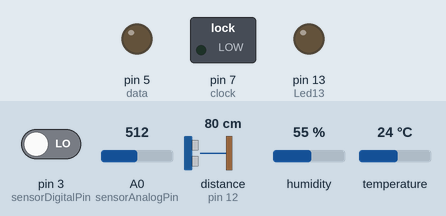
Simulated run of this sketch. Board: Arduino Uno, built with avr-gcc and run on an emulated ATmega328P. Parts: switched loads named in the sketch (green lamp = pin HIGH), output pins drawn as LEDs (lit = HIGH). The test bench sets the inputs (shaded band); at power-on: pin 3 (sensorDigitalPin) LOW, A0 (sensorAnalogPin) = 512, distance to the obstacle (sensor on pin 12) 80 cm, humidity 55 %, temperature 24 °C. The echo pulse lasts 58.3 µs per cm; pins used as bus, display or sensor lines are not drawn; what the sketch prints to the serial monitor is not drawn.

Above: at 2.2 s.
2.3 s: pin 3 (sensorDigitalPin) driven HIGH
At 2.6 s:
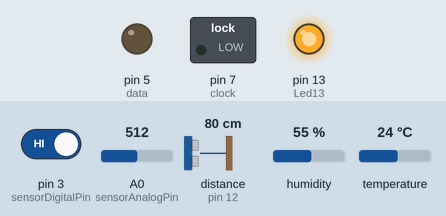
8.6 s: A0 (sensorAnalogPin) set to 111
17.2 s: A0 (sensorAnalogPin) set to 94
Timing chart, 0 to 20.2 s (numbered marks = the images above; inputs shaded):
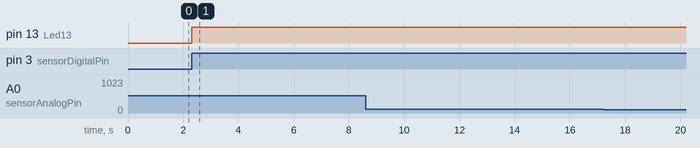

Measured:
- after the input at 2.3 s, pin 13 (Led13): LOW → HIGH at once
- after the input at 8.6 s, every drawn part: stays the same
- after the input at 17.2 s, every drawn part: stays the same

The sketch:

Robotic_Arm.ino
```cpp
#include "IRremote.h"
#include "SR04.h"
#include <dht_nonblocking.h>
#define TRIG_PIN 12
#define ECHO_PIN 11
#define DHT_SENSOR_TYPE DHT_TYPE_11

int receiver = 8; // Signal Pin of IR receiver to Arduino Digital Pin 11
SR04 sr04 = SR04(ECHO_PIN,TRIG_PIN);
long a;

//Temp + humidity
static const int DHT_SENSOR_PIN = 13;
DHT_nonblocking dht_sensor( DHT_SENSOR_PIN, DHT_SENSOR_TYPE );


//IR Remote
IRrecv irrecv(receiver);     // create instance of 'irrecv'
decode_results results;      // create instance of 'decode_results'


//values for sound sensor
int  sensorAnalogPin = A0;    // Select the Arduino input pin to accept the Sound Sensor's analog output
int  sensorDigitalPin = 3;    // Select the Arduino input pin to accept the Sound Sensor's digital output
int  analogValue = 0;         // Define variable to store the analog value coming from the Sound Sensor
int  digitalValue;            // Define variable to store the digital value coming from the Sound Sensor
int  Led13 = 13;              // Define LED port; this is the LED built in to the Arduino (labled L)
                              // When D0 from the Sound Sensor (connnected to pin 7 on the
                              // Arduino) sends High (voltage present), L will light. In practice, you
                              // should see LED13 on the Arduino blink when LED2 on the Sensor is 100% lit.


int latch=6;  //74HC595  pin 9 STCP
int clock=7; //74HC595  pin 10 SHCP
int data=5;   //74HC595  pin 8 DS

unsigned char table[]=
{0x3f,0x06,0x5b,0x4f,0x66,0x6d,0x7d,0x07,0x7f,0x6f,0x77,0x7c
,0x39,0x5e,0x79,0x71,0x00};

// describing Remote IR codes
void translateIR() // takes action based on IR code received
{

  switch(results.value)

  {
  case 0xFFA25D: Serial.println("POWER"); break;
  case 0xFFE21D: Serial.println("FUNC/STOP"); break;
  case 0xFF629D: Serial.println("VOL+"); break;
  case 0xFF22DD: Serial.println("FAST BACK");    break;
  case 0xFF02FD: Serial.println("PAUSE");    break;
  case 0xFFC23D: Serial.println("FAST FORWARD");   break;
  case 0xFFE01F: Serial.println("DOWN");    break;
  case 0xFFA857: Serial.println("VOL-");    break;
  case 0xFF906F: Serial.println("UP");    break;
  case 0xFF9867: Serial.println("EQ");    break;
  case 0xFFB04F: Serial.println("ST/REPT");    break;
  case 0xFF6897: Serial.println("0");    break;
  case 0xFF30CF: Display(1);    break;
  case 0xFF18E7: Display(2);    break;
  case 0xFF7A85: Display(3);    break;
  case 0xFF10EF: Display(4);    break;
  case 0xFF38C7: Display(5);    break;
  case 0xFF5AA5: Display(6);    break;
  case 0xFF42BD: Display(7);    break;
  case 0xFF4AB5: Display(8);    break;
  case 0xFF52AD: Display(9);    break;
  case 0xFFFFFFFF: Serial.println(" REPEAT");break;

  default:
    Serial.println(" other button   ");

  }// End Case

  delay(500); // Do not get immediate repeat


} //END translateIR

void setup()   /*----( SETUP: RUNS ONCE )----*/
{
  Serial.begin(9600);
  Serial.println("IR Receiver Button Decode");
  irrecv.enableIRIn(); // Start the receiver

  pinMode(sensorDigitalPin, INPUT);   //Define pin 7 for digital input for sound
  pinMode(Led13,OUTPUT);              //Define LED13 for digital outpupt for sound

  pinMode(latch,OUTPUT);
  pinMode(clock,OUTPUT);
  pinMode(data,OUTPUT);

  delay(1000);

}/*--(end setup )---*/

void Display(unsigned char num)
{

  digitalWrite(latch,LOW);
  shiftOut(data,clock,MSBFIRST,table[num]);
  digitalWrite(latch,HIGH);

}
/*
 * Poll for a measurement, keeping the state machine alive.  Returns
 * true if a measurement is available.
 */
static bool measure_environment( float *temperature, float *humidity )
{
  static unsigned long measurement_timestamp = millis( );

  /* Measure once every four seconds. */
  if( millis( ) - measurement_timestamp > 3000ul )
  {
    if( dht_sensor.measure( temperature, humidity ) == true )
    {
      measurement_timestamp = millis( );
      return( true );
    }
  }

  return( false );
}

void loop()   /*----( LOOP: RUNS CONSTANTLY )----*/
{
  //Temp and humidity
  float temperature;
  float humidity;

  /* Measure temperature and humidity.  If the functions returns
  true, then a measurement is available. */
  if( measure_environment( &temperature, &humidity ) == true )
  {
    Serial.print( "T = " );
    Serial.print( temperature, 1 );
    Serial.print( " deg. C, H = " );
    Serial.print( humidity, 1 );
    Serial.println( "%" );
  }

  //Distance
  a=sr04.Distance();
  Serial.print("Distance: ");
  Serial.print(a);
  Serial.println("cm");

  //Sound sensor
  analogValue = analogRead(sensorAnalogPin); // Read the value of the analog interface A0 assigned to digitalValue
  digitalValue=digitalRead(sensorDigitalPin); // Read the value of the digital interface 7 assigned to digitalValue
  Serial.print("Sound volume: ");
  Serial.println(analogValue); // Send the analog value to the serial transmit interface

  if(digitalValue==HIGH)      // When the Sound Sensor sends signla, via voltage present, light LED13 (L)
  {
    digitalWrite(Led13,HIGH);
  }
  else
  {
    digitalWrite(Led13,LOW);
  }

  //IR Remote
  if (irrecv.decode(&results)) // have we received an IR signal?

  {
    translateIR();
    irrecv.resume(); // receive the next value
  }
}/* --(end main loop )-- */
```
